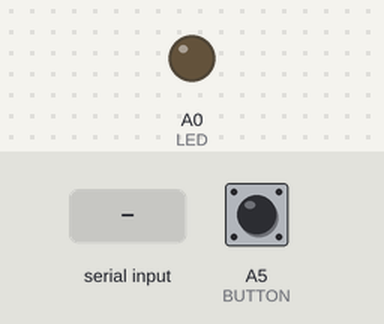
Simulated run of this sketch. Board: Arduino Uno, built with avr-gcc and run on an emulated ATmega328P. Shown: output pins drawn as LEDs (lit = HIGH). Inputs (shaded band) come from the test bench; at power-on: A5 (BUTTON) LOW. What the sketch prints to the serial monitor is not drawn.

Above: at 1.2 s.
1.3 s: byte 7 (ON) received over Serial
At 2.3 s:
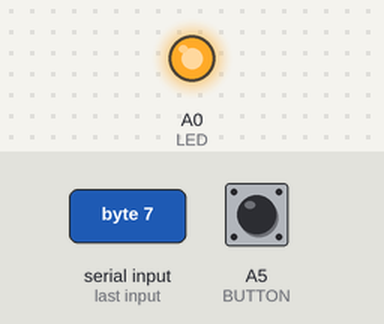
8.6 s: "1" received over Serial
At 9.7 s:
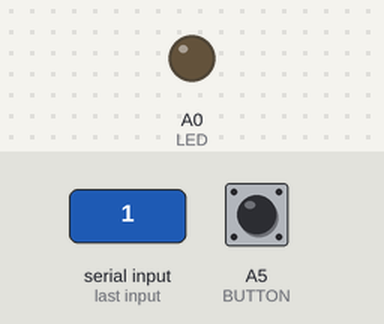
Timing chart, 0 to 11.6 s (numbered marks = the images above; inputs shaded):
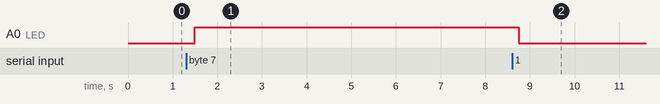

Measured:
- after the input at 1.3 s, A0 (LED): LOW → HIGH after 0.20 s
- after the input at 8.6 s, A0 (LED): HIGH → LOW after 0.15 s

The sketch:

aula3110_serial_demo1.ino
```cpp
// C++ code
//
#define LED    A0
#define BUTTON A5

void setup()
{
  pinMode(LED, OUTPUT);
  pinMode(BUTTON, INPUT);
  Serial.begin(9600);
  while(!Serial)
    ;
}

#define ON  7
#define OFF 0

void loop()
{
  int cmd = 0;

  if(Serial.available() > 0) {
    cmd = Serial.read();
    if (cmd == ON) {
      digitalWrite(LED, HIGH);
    } else {
      digitalWrite(LED, LOW);
    }
  }

  if (digitalRead(BUTTON) == HIGH) {
  	Serial.write(ON);
  } else {
    Serial.write(OFF);
  }

  delay(250);
}
```

comunicacao.c
```cpp
// C++ code
// o codigo repete para os dois arduinos
#define LED    A0
#define BUTTON A5

void setup()
{
  pinMode(LED, OUTPUT);
  pinMode(BUTTON, INPUT);
  Serial.begin(9600);
  while(!Serial)
    ;
}

#define ON  7
#define OFF 0

void loop()
{
  int cmd = 0;

  if(Serial.available() > 0) {
    cmd = Serial.read();
    if (cmd == ON) {
      digitalWrite(LED, HIGH);
    } else {
      digitalWrite(LED, LOW);
    }
  }

  if (digitalRead(BUTTON) == HIGH) {
  	Serial.write(ON);
  } else {
    Serial.write(OFF);
  }

  delay(250);
}
```
